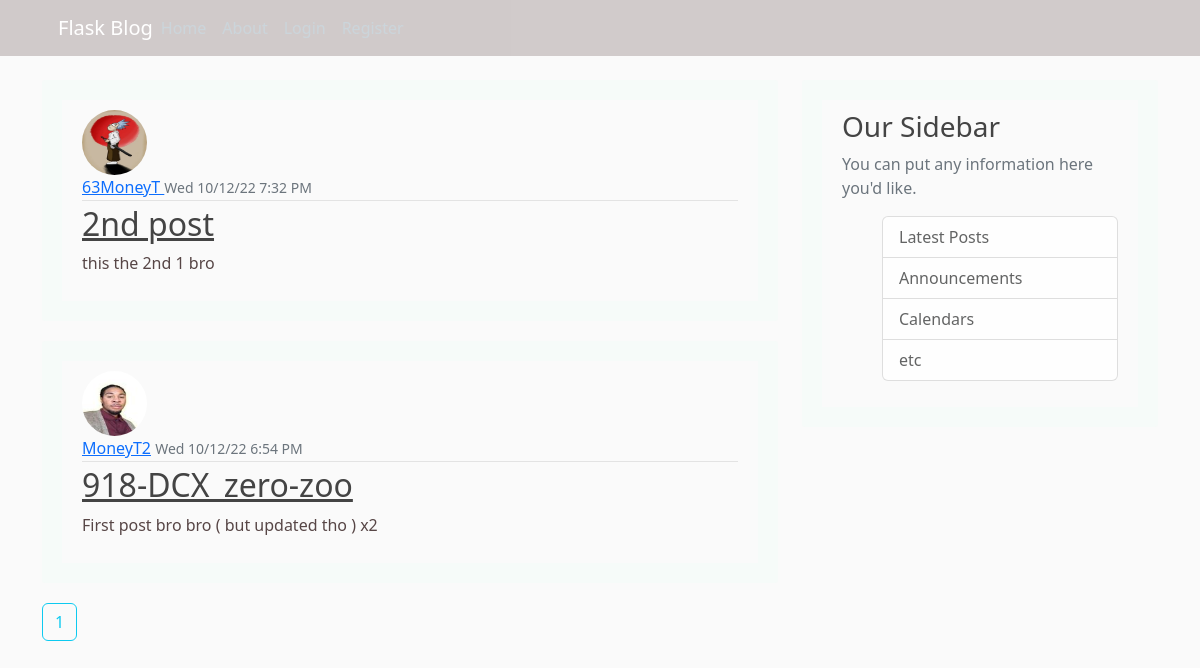
Page /home on the earlier database version.
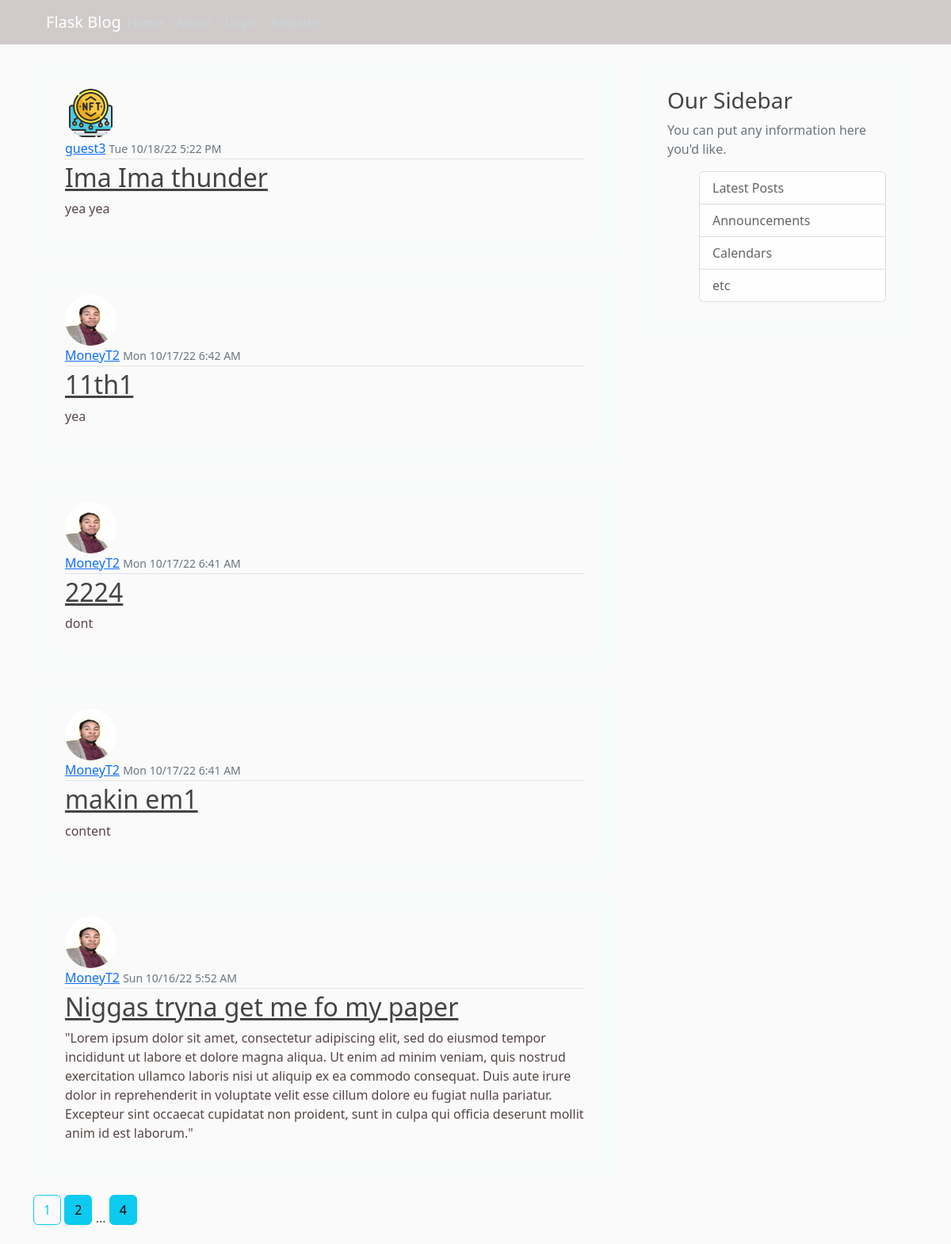
Same page on the later database version.
### flask_blog/models.py (models this page shows, shortened)
class Post(db.Model):
    id = db.Column(db.Integer, primary_key=True)
    title = db.Column(db.String(250), nullable=False)
    date_posted = db.Column(db.DateTime, nullable=False, default=datetime.utcnow)
    content = db.Column(db.Text, nullable=False)
    user_id = db.Column(db.Integer, db.ForeignKey('user.id'), nullable=False)

class User(db.Model, UserMixin):
    id = db.Column(db.Integer, primary_key=True)
    username = db.Column(db.String(20), unique=True, nullable=False)
    email = db.Column(db.String(120), unique=True, nullable=False)
    image_file = db.Column(db.String(20), nullable=False, default='default.jpg')
    password = db.Column(db.String(20), unique=True, nullable=False)
    posts = db.relationship('Post', backref='author', lazy=True)

### flask_blog/main/routes.py (the view)
@main.route("/")
@main.route("/home")
def home():
    page = request.args.get('page', 1, type=int)
    posts = Post.query.order_by(Post.date_posted.desc()).paginate(per_page=5)
    print(Post)
    return render_template('home.html', posts=posts)

### flask_blog/templates/home.html
{% extends "layout.html" %}
{% block content %}
    {% for post in posts.items %}
        <article class="media content-section">
          <img class="rounded-circle article-img" src="{{ url_for('static', filename='profile_pics/' + post.author.image_file) }}" alt="pic">
            <div class="media-body">
              <div class="article-metadata">
                <a class="mr-2" href="{{ url_for('users.user_posts', username=post.author.username) }}">{{ post.author.username }}</a>
                <small class="text-muted">{{ post.date_posted.strftime('%a %m/%d/%y %-I:%M %p') }}</small>
              </div>
              <h2><a class="article-title" href="{{ url_for('posts.post', post_id=post.id) }}">{{ post.title }}</a></h2>
              <p class="article-content">{{ post.content }}</p>
            </div>
        </article>
    {% endfor %}
    {% for page_num in posts.iter_pages(left_edge=1, right_edge=1, left_current=1, right_current=2) %}
      {% if page_num %}
        {% if posts.page == page_num %}
          <a class="btn btn-outline-info mb-4" href="{{ url_for('main.home', page=page_num)}}">{{ page_num }}</a>
        {% else %}
        <a class="btn btn-info mb-4" href="{{ url_for('main.home', page=page_num)}}">{{ page_num }}</a>
        {% endif %}
      {% else %}
        ...
      {% endif %}
    {% endfor %}
{% endblock content %}

### flask_blog/templates/layout.html (shortened to what this page needs)
<!DOCTYPE html>
<html lang="en">
<head>
    <link rel="stylesheet" href="https://cdn.jsdelivr.net/npm/bootstrap@5.2.1/dist/css/bootstrap.rtl.min.css">
    <link rel="stylesheet" type="text/css" href="{{ url_for('static', filename='main.css') }}">
</head>
<body>
    <div>
      <header class="site-header">
        <nav class="navbar navbar-expand-md navbar-dark bg-steel fixed-top">
            <div class="container ">
              <a class="navbar-brand mr-4" href="/">Flask Blog</a>
              <div class="collapse navbar-collapse" id="navbarToggle">
                <div class="navbar-nav mr-auto">
                  <a class="nav-item nav-link" href="{{ url_for('main.home')}}">Home</a>
                  <a class="nav-item nav-link" href="{{ url_for('main.about')}}">About</a>
                </div>
                <div class="navbar-nav">
                  {% if current_user.is_authenticated %}
                  <a class="nav-item nav-link" href="{{ url_for('posts.new_post')}}">New Post</a>
                  <a class="nav-item nav-link" href="{{ url_for('users.logout')}}">Logout</a>
                  <a class="nav-item nav-link" href="{{ url_for('users.account')}}">Account</a>
                  {% else %}
                  <a class="nav-item nav-link" href="{{ url_for('users.login')}}">Login</a>
                  <a class="nav-item nav-link" href="{{ url_for('users.register')}}">Register</a>
                  {% endif %}
                </div>
              </div>
            </div>
          </nav>
    </header>
    <main role="main" class="container">
      <div class="row">
        <div class="col-md-8">
          {% block content %}{% endblock %}
        </div>
        <div class="col-md-4">
          <div class="content-section">
            <h3>Our Sidebar</h3>
            <p class='text-muted'>You can put any information here you'd like.
              <ul class="list-group">
                <li class="list-group-item list-group-item-light">Latest Posts</li>
                <li class="list-group-item list-group-item-light">Announcements</li>
                <li class="list-group-item list-group-item-light">Calendars</li>
                <li class="list-group-item list-group-item-light">etc</li>
              </ul>
            </p>
          </div>
        </div>
      </div>
    </main>
    </div>
</body>
</html>

### flask_blog/static/main.css (style rules this page uses)
body { background: #fafafa; color: #574646; margin-top: 5rem; }
h1, h2, h3, h4, h5, h6 { color: #444444; }
.bg-steel { background-color: #6d5a584b; }
.site-header .navbar-nav .nav-link { color: #cbd5db; }
.content-section { background: #fafafae7; padding: 10px 20px; border: 20px solid #00ff8805; border-radius: 3px; margin-bottom: 20px; }
.article-title { color: #444444; }
.article-content { white-space: pre-line; }
.article-img { height: 65px; width: 65px; margin-right: 16px; }
.article-metadata { padding-bottom: 1px; margin-bottom: 4px; border-bottom: 1px solid #e3e3e3 }

Differences in the rows shown:
no longer on this page (row unchanged): Post: image_file (placeholder picture), author.username "63MoneyT", date_posted "Wed 10/12/22 7:32 PM", title "2nd post", content "this the 2nd 1 bro"
no longer on this page (row unchanged): Post: image_file (picture), author.username "MoneyT2", date_posted "Wed 10/12/22 6:54 PM", title "918-DCX_zero-zoo", content "First post bro bro ( but updated tho ) x2"
added Post: image_file (picture), author.username "guest3", date_posted "Tue 10/18/22 5:22 PM", title "Ima Ima thunder", content "yea yea"
added Post: image_file (picture), author.username "MoneyT2", date_posted "Mon 10/17/22 6:42 AM", title "11th1", content "yea"
added Post: image_file (picture), author.username "MoneyT2", date_posted "Mon 10/17/22 6:41 AM", title "2224", content "dont"
added Post: image_file (picture), author.username "MoneyT2", date_posted "Mon 10/17/22 6:41 AM", title "makin em1", content "content"
added Post: image_file (picture), author.username "MoneyT2", date_posted "Sun 10/16/22 5:52 AM", title "Niggas tryna get me fo my paper", content "\"Lorem ipsum dolor sit amet, consectetur adipiscing elit, sed do eiusmod tempor incididunt ut labore et dolore magna aliqua. Ut enim ad minim veniam, quis nostrud exercitation ullamco laboris nisi ut aliquip ex ea commodo consequat. Duis aute irure dolor in reprehenderit in voluptate velit esse cillum dolore eu fugiat nulla pariatur. Excepteur sint occaecat cupidatat non proident, sunt in culpa qui officia deserunt mollit anim id est laborum.\""
Other differences:
new list line: "2"
new list line: "4"
